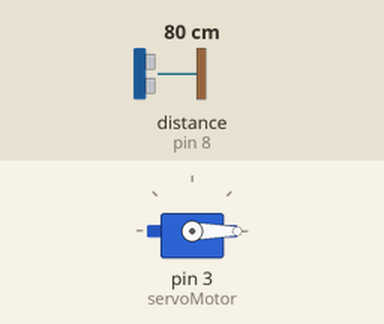
This sketch was run on a simulated Arduino Uno, built with avr-gcc and run on an emulated ATmega328P. Shown: servo. Wiring (inferred from the names in the program): ultrasonic range finder: trigger pin 9; echo pin 8. The inputs (shaded band) are chosen by the test bench; at power-on: distance to the obstacle (sensor on pin 8) 80 cm. The echo pulse lasts 58.3 µs per cm.

Above: at 1.2 s.
1.3 s: distance to the obstacle (sensor on pin 8) set to 24 cm
2.8 s: distance to the obstacle (sensor on pin 8) set to 18 cm
At 3.9 s:
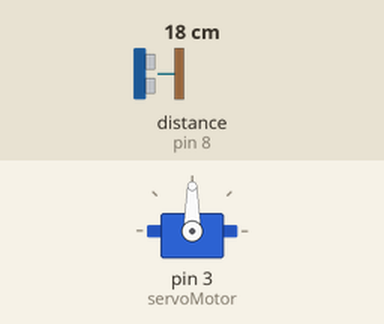
5.8 s: distance to the obstacle (sensor on pin 8) set to 35 cm
At 8.1 s:
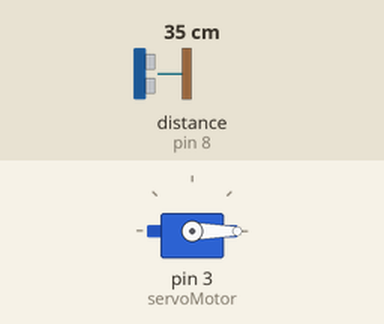
8.4 s: distance to the obstacle (sensor on pin 8) set to 2 cm
At 9.4 s:
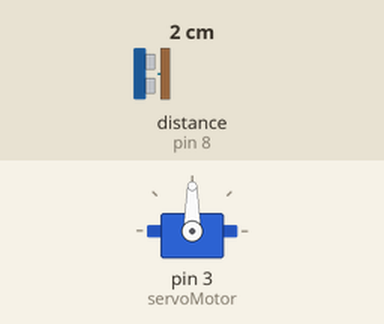
Timing chart, 0 to 12.0 s (numbered marks = the images above; inputs shaded):
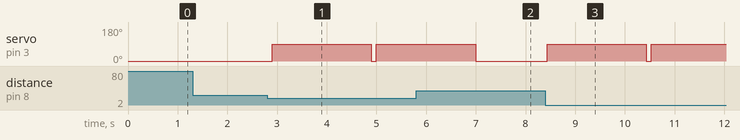

The sketch:

code.ino
```cpp
#include <Servo.h>

Servo servoMotor;
const int trigPin = 9;
const int echoPin = 8;
long duration;
int distance;

void setup() {
  servoMotor.attach(3);
  pinMode(trigPin, OUTPUT);
  pinMode(echoPin, INPUT);
  servoMotor.write(0); // Initially close the dustbin
  Serial.begin(9600);
}

void loop() {
  // Clear the trigPin
  digitalWrite(trigPin, LOW);
  delayMicroseconds(2);

  // Trigger the ultrasonic sensor
  digitalWrite(trigPin, HIGH);
  delayMicroseconds(10);
  digitalWrite(trigPin, LOW);

  // Read the echoPin
  duration = pulseIn(echoPin, HIGH);

  // Calculate the distance
  distance = duration * 0.034 / 2;

  // Check if an object is within range (e.g., 20 cm)
  if (distance <= 20) {
    servoMotor.write(90); // Open the lid
    delay(2000); // Wait for 2 seconds
    servoMotor.write(0); // Close the lid
  }

  delay(100); // Small delay before next reading
}
```

Measured:
- the behaviour switches between 22 and 21 cm on distance to the obstacle (sensor on pin 8) (found by bisection; images 0 and 1)
- after the input at 1.3 s, every drawn part: stays the same
- after the input at 2.8 s, servo on pin 3 (servoMotor): 0° → 90° after 0.10 s, → 0° 2.0 s later, → 90° 0.10 s later
- after the input at 5.8 s, servo on pin 3 (servoMotor): goes on until 7.0 s, then stays 0°
- after the input at 8.4 s, servo on pin 3 (servoMotor): 0° → 90° at once, → 0° 2.0 s later, → 90° 0.10 s later
